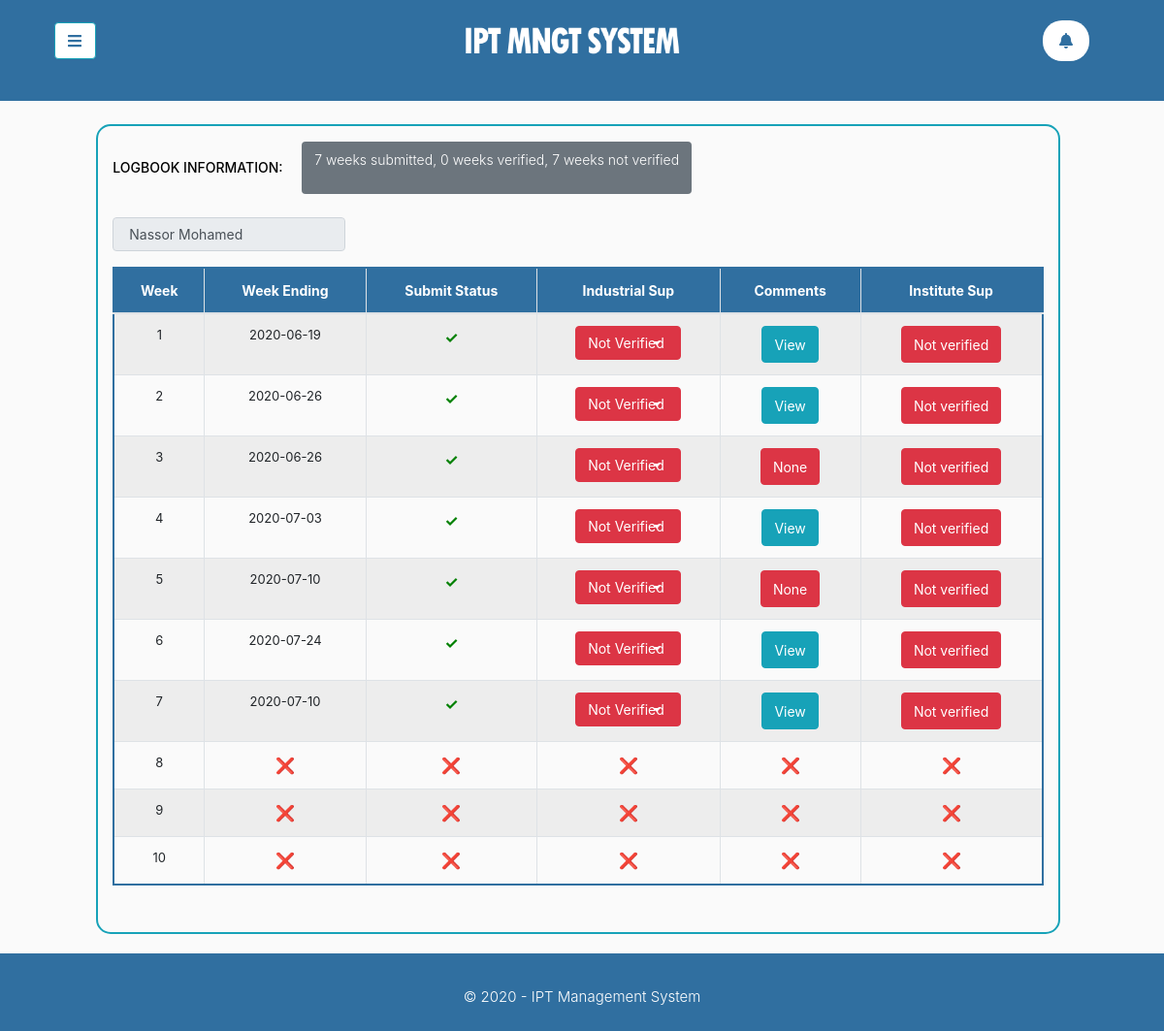
/Industrial_Supervisor/pages/logbook.php?1 (signed in), run on the app's committed database.
### tables this page shows
CREATE TABLE `logbook_entries` (
  `entryNumber` int(11) NOT NULL,
  `userID` int(11) DEFAULT NULL,
  `weekNumber` int(11) DEFAULT NULL,
  `weekStart` varchar(11) DEFAULT NULL,
  `weekEnds` varchar(11) DEFAULT NULL,
  `monEntry` varchar(500) DEFAULT NULL,
  `tueEntry` varchar(500) DEFAULT NULL,
  `wedEntry` varchar(500) DEFAULT NULL,
  `thurEntry` varchar(500) DEFAULT NULL,
  `friEntry` varchar(500) DEFAULT NULL,
  `satEntry` varchar(500) DEFAULT NULL,
  `monhr` varchar(255) NOT NULL,
  `tuehr` varchar(255) NOT NULL,
  `wedhr` varchar(255) NOT NULL,
  `thurhr` varchar(255) NOT NULL,
  `frihr` varchar(255) NOT NULL,
  `sathr` varchar(255) NOT NULL,
  `week_Entry` text DEFAULT NULL,
  `week_picture` varchar(255) DEFAULT NULL,
  `indSup_comments` varchar(500) DEFAULT NULL,
  `indSup_verifystatus` int(11) DEFAULT NULL,
  `instSup_verifystatus` int(11) DEFAULT NULL,
  `year_of_study` int(11) DEFAULT NULL,
  `entry_status` int(11) DEFAULT NULL,
  `last_submission` varchar(255) DEFAULT NULL
);

### Industrial_Supervisor/pages/logbook_entry.php (the view, shortened to what this page needs)
<?php
    echo "
                   <p style='color:black; font-weight:500;' class='mt-3'> <span id='btn_txt'>LOGBOOK INFORMATION: </span>
                   <button class='ml-3 btn' style='background-color: #6C757D'>
                       <p style='color:white; font-size:14px;'>".$logbook_number_rows." weeks submitted, ".$status_Verified." weeks verified, ".$status_notVerified." weeks not verified</p>
                       </button><br/>
                     <textarea placeholder='Selected Student' name='selection' class='form-control col-lg-3 mt-4' id='exampleFormControlTextarea1' rows='1' maxlength='250' readonly style='resize:none; font-size:14px;'> ".$_SESSION['SelectedStudent_FName']." ".$_SESSION['SelectedStudent_LName']."</textarea>
                   </p>
                   <tbody>";
                       $loop = 1;
                        $total_weeks = $_SESSION ['ipt_weeks'];
                       while ($loop <= $total_weeks){
                           $get_specific_week = "SELECT * FROM logbook_entries WHERE userID = '$current_userID' AND weekNumber = '$loop'";
                           $run_query = $conn -> query ($get_specific_week);
                           $run_res = $run_query -> fetch_assoc();
                           $res_num = mysqli_num_rows($run_query);
                           if ($res_num == 0){
                               echo "<tr><td><a href='?week=".$loop."'>".$loop."</a></td>
                               <td> <span style='font-weight:bold; font-size:16px; color:red;'>  &#x274C; </span></td>
                               <td> <span style='font-weight:bold; font-size:16px; color:red;'>  &#x274C; </span></td>
                               <td> <span style='font-weight:bold; font-size:16px; color:red;'>  &#x274C; </span></td>
                               <td> <span style='font-weight:bold; font-size:16px; color:red;'>  &#x274C; </span></td>
                               <td> <span style='font-weight:bold; font-size:16px; color:red;'>  &#x274C; </span></td></tr>
                               ";
                           }else{
                           echo "
                           <tr>
                              <td><a href='?week=".$run_res['weekNumber']."'>".$run_res['weekNumber']."</a></td>
                              <td>".$run_res['weekEnds']."</td>";
                           if ($run_res['entry_status'] == '1'){
                               echo "<td> <span style='font-weight:bold; font-size:16px; color:green;'> &#10003; </span></td>";
                           }
                           if (($run_res['indSup_verifystatus'] == '0') || ($run_res['indSup_verifystatus'] == '')) {
                               echo "
                               <td>
                               <div class='dropdown'>
                               <div id='goto".$loop."'>
                                    <button class='btn btn-danger dropdown-toggle col-8' type='button' id='dropdownMenuButton' data-toggle='dropdown' aria-haspopup='true' aria-expanded='false'>
                                    <span id='btn_txt' class='float-left'>Not Verified</span>
                                    </button>
                                    <div class='dropdown-menu' aria-labelledby='dropdownMenuButton'>
                                    <a class='dropdown-item' href='?verify=".$loop."#goto".$loop."'><span id='btn_txt' onclick='select_taskDone(\"Request\", ".$loop.", r)'>Verify</span></a>
                                    </div>
                                </div>
                                </div>
                               </td>";
                           }
                           if ($run_res['indSup_comments'] == ''){
                               echo"<td><button class='btn btn-danger' readonly><span id='btn_txt'>None</span></button></td>";
                           }
                           if ($run_res['indSup_comments'] != ''){
                               echo"<td><button class='btn btn-info' onclick=\"window.location.href='?week=".$run_res['weekNumber']."#IndSup_comment';\"><span id='btn_txt'>View</span></button></td>";
                           }
                           if (($run_res['instSup_verifystatus'] == '0') || ($run_res['instSup_verifystatus'] == '')) {
                               echo"<td><button class='btn btn-danger'><span id='btn_txt'>Not verified</span></button></td>";
                           }
                       }
                           $loop = $loop + 1;
                       }
                    ?>

### Industrial_Supervisor/styles/sidebar.css (style rules this page uses)
body { background: #fafafa; }
p { font-size: 1.1em; font-weight: 300; line-height: 1.7em; color: #999; }
a, a:hover, a:focus { color: inherit; text-decoration: none; transition: all 0.3s; }
.dropdown-toggle::after { display: block; position: absolute; top: 50%; right: 20px; transform: translateY(-50%); }

### Industrial_Supervisor/pages/logbook_entry.php (style rules this page uses)
#btn_txt { font-size: 14px; }

### data on the page
logbook_entries: weekNumber "1", weekEnds "2020-06-19", instSup_verifystatus "Not verified"
logbook_entries: weekNumber "2", weekEnds "2020-06-26", instSup_verifystatus "Not verified"
logbook_entries: weekNumber "3", weekEnds "2020-06-26", indSup_comments "None", instSup_verifystatus "Not verified"
logbook_entries: weekNumber "4", weekEnds "2020-07-03", instSup_verifystatus "Not verified"
logbook_entries: weekNumber "5", weekEnds "2020-07-10", indSup_comments "None", instSup_verifystatus "Not verified"
logbook_entries: weekNumber "6", weekEnds "2020-07-24", instSup_verifystatus "Not verified"
logbook_entries: weekNumber "7", weekEnds "2020-07-10", instSup_verifystatus "Not verified"

### other printed values
$logbook_number_rows "7"
$status_Verified "0"
$status_notVerified "7"
